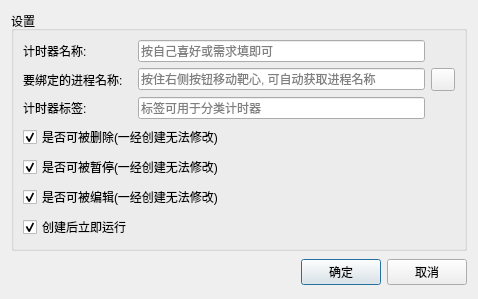
<?xml version="1.0" encoding="UTF-8"?>
<ui version="4.0">
 <class>CreateTimerItemDlg</class>
 <widget class="QDialog" name="CreateTimerItemDlg">
  <property name="geometry">
   <rect>
    <x>0</x>
    <y>0</y>
    <width>478</width>
    <height>270</height>
   </rect>
  </property>
  <property name="windowTitle">
   <string>创建计时器项</string>
  </property>
  <layout class="QVBoxLayout" name="verticalLayout">
   <item>
    <widget class="QGroupBox" name="groupBox">
     <property name="title">
      <string>设置</string>
     </property>
     <layout class="QGridLayout" name="gridLayout">
      <item row="0" column="0">
       <widget class="QLabel" name="label">
        <property name="text">
         <string>计时器名称:</string>
        </property>
       </widget>
      </item>
      <item row="0" column="1">
       <widget class="QLineEdit" name="edit_timer_name">
        <property name="placeholderText">
         <string>按自己喜好或需求填即可</string>
        </property>
       </widget>
      </item>
      <item row="1" column="0">
       <widget class="QLabel" name="label_2">
        <property name="text">
         <string>要绑定的进程名称:</string>
        </property>
       </widget>
      </item>
      <item row="1" column="1">
       <widget class="QLineEdit" name="edit_proc_name">
        <property name="placeholderText">
         <string>按住右侧按钮移动靶心, 可自动获取进程名称</string>
        </property>
       </widget>
      </item>
      <item row="1" column="2">
       <widget class="QToolButton" name="btn_aim_process">
        <property name="toolTip">
         <string>&lt;html&gt;&lt;head/&gt;&lt;body&gt;&lt;p&gt;自动捕获器&lt;/p&gt;&lt;p&gt;&lt;span style=&quot; font-weight:700;&quot;&gt;长按拖拽&lt;/span&gt;到目标窗体上, 自动识别进程&lt;/p&gt;&lt;/body&gt;&lt;/html&gt;</string>
        </property>
        <property name="text">
         <string/>
        </property>
        <property name="icon">
         <iconset resource="../resources/res.qrc">
          <normaloff>:/pictures/aim.png</normaloff>:/pictures/aim.png</iconset>
        </property>
       </widget>
      </item>
      <item row="2" column="0">
       <widget class="QLabel" name="label_3">
        <property name="text">
         <string>计时器标签:</string>
        </property>
       </widget>
      </item>
      <item row="2" column="1">
       <widget class="QLineEdit" name="edit_tags">
        <property name="placeholderText">
         <string>标签可用于分类计时器</string>
        </property>
       </widget>
      </item>
      <item row="3" column="0" colspan="2">
       <widget class="QCheckBox" name="chk_can_del">
        <property name="text">
         <string>是否可被删除(一经创建无法修改)</string>
        </property>
        <property name="checked">
         <bool>true</bool>
        </property>
        <property name="tristate">
         <bool>false</bool>
        </property>
       </widget>
      </item>
      <item row="4" column="0" colspan="2">
       <widget class="QCheckBox" name="chk_can_pause">
        <property name="text">
         <string>是否可被暂停(一经创建无法修改)</string>
        </property>
        <property name="checked">
         <bool>true</bool>
        </property>
       </widget>
      </item>
      <item row="5" column="0" colspan="2">
       <widget class="QCheckBox" name="chk_can_edit">
        <property name="text">
         <string>是否可被编辑(一经创建无法修改)</string>
        </property>
        <property name="checked">
         <bool>true</bool>
        </property>
       </widget>
      </item>
      <item row="6" column="0">
       <widget class="QCheckBox" name="chk_start_imm">
        <property name="text">
         <string>创建后立即运行</string>
        </property>
        <property name="checked">
         <bool>true</bool>
        </property>
       </widget>
      </item>
     </layout>
    </widget>
   </item>
   <item>
    <layout class="QHBoxLayout" name="horizontalLayout">
     <item>
      <spacer>
       <property name="orientation">
        <enum>Qt::Horizontal</enum>
       </property>
       <property name="sizeHint" stdset="0">
        <size>
         <width>131</width>
         <height>31</height>
        </size>
       </property>
      </spacer>
     </item>
     <item>
      <widget class="QPushButton" name="btn_ok">
       <property name="text">
        <string>确定</string>
       </property>
      </widget>
     </item>
     <item>
      <widget class="QPushButton" name="btn_cancel">
       <property name="text">
        <string>取消</string>
       </property>
      </widget>
     </item>
    </layout>
   </item>
  </layout>
 </widget>
 <resources>
  <include location="../resources/res.qrc"/>
 </resources>
 <connections>
  <connection>
   <sender>btn_cancel</sender>
   <signal>clicked()</signal>
   <receiver>CreateTimerItemDlg</receiver>
   <slot>reject()</slot>
   <hints>
    <hint type="sourcelabel">
     <x>369</x>
     <y>253</y>
    </hint>
    <hint type="destinationlabel">
     <x>179</x>
     <y>282</y>
    </hint>
   </hints>
  </connection>
 </connections>
</ui>
